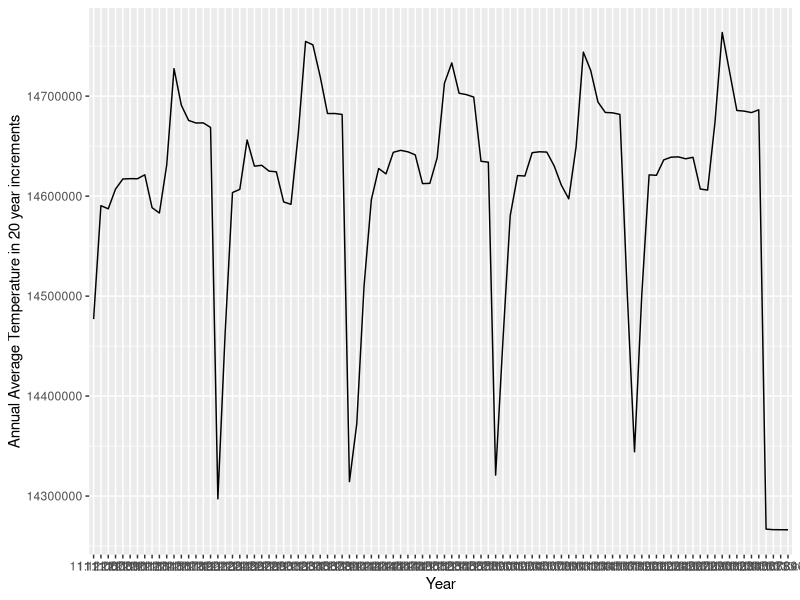

The R source for this figure:
# Libraries
library("ggplot2")
library("viridis")
library("dplyr")
library("hms")
library("gridExtra")
library("ggpubr")


# Path
#base_path <- "C:/Users/kreut/OneDrive/Uni/Bachelor-Thesis/Quellcode/CSV-Analyser/"
#export_path <- "C:/Users/kreut/OneDrive/Uni/Bachelor-Thesis/Quellcode/CSV-Analyser/export/"

#base_path <- "/var/lib/jenkins/workspace/Autoplot/"
#export_path <- "/var/lib/jenkins/workspace/Autoplot/export/"

base_path <- "~/workspace/Autoplot/"
export_path <- "~/workspace/Autoplot/export/"

date_path <- toString(Sys.Date())


# Colors
axisLabelColor <- "#69b3a2"
yAxisColor <- "black"


# Import CSV from Collectl
measurements <- read.csv(file = "csv/collectl.csv", na="NA", stringsAsFactors = FALSE, header=TRUE, sep=",", row.names=NULL)

# function to draw line plots
drawPlot <- function(title, yAxisLabel, measurement, time) {
    ggplot(measurements, aes(x=time, y=measurement, group=1)) +
      geom_line() +
      xlab("Year") +
      ylab("Annual Average Temperature in 20 year increments")
}

removeWhitespaceAndColon <- function(filename) {
  filename <- chartr(":", "-", filename)
  filename <- chartr(" ", "_", filename)
}


# call drawPlot function for each plot
# cpu_user_plot <- drawPlot("CPU User", "CPU-Verbrauch (%)", data_csv[[3]], data_csv[[2]])
# cpu_nice_plot <- drawPlot("CPU Nice", "CPU-Verbrauch (%)", data_csv[[4]], data_csv[[2]])
# cpu_system_plot <- drawPlot("CPU System", "CPU-Verbrauch (%)", data_csv[[5]], data_csv[[2]])
# cpu_wait_plot <- drawPlot("CPU Wait", "CPU-Verbrauch (%)", data_csv[[6]], data_csv[[2]])
# cpu_idle_plot <- drawPlot("CPU Idle", "CPU-Verbrauch (%)", data_csv[[15]], data_csv[[2]])

mem_used_plot <- drawPlot("Arbeitsspeicher-Verbrauch", "RAM used (MB)", measurements$X.MEM.Used, measurements$Time)

# # Build figures with multiple plots
# cpu_figure <- ggarrange(
#   cpu_user_plot, cpu_nice_plot, cpu_system_plot, cpu_wait_plot, cpu_idle_plot, nrow = 5
# )

mem_figure <- ggarrange(
  mem_used_plot, nrow = 1
)


# Create directories for exports with todays date and save figures into it
dir.create(file.path(export_path), showWarnings = FALSE)

dir.create(file.path(export_path, date_path), showWarnings = FALSE)
#setwd(file.path(export_path, date_path))


# get filenames
#cpu_output_name <- removeWhitespaceAndColon(paste(Sys.time(), "CPU_figure.png"))
mem_output_name <- removeWhitespaceAndColon(paste(Sys.time(), "MEM_figure.png"))

#ggexport(cpu_figure, filename = paste(cpu_output_name), width = 1920, height = 1080)
ggexport(mem_figure, filename = paste(mem_output_name), width = 1920, height = 1080)


mem_figure
